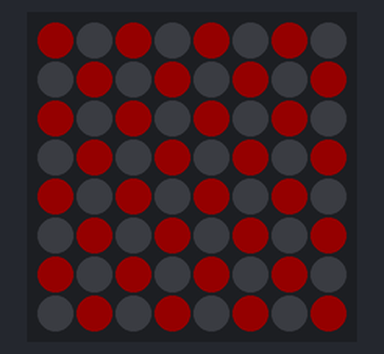
A sketch run on a simulated Arduino Uno, built with avr-gcc and run on an emulated ATmega328P. Shown: 8×8 RGB LED matrix (first LED top left, wired row by row). Dim RGB values are drawn brighter than linear; what the sketch prints to the serial monitor is not drawn.

Above: at 0.1 s.
At 5.86 s:
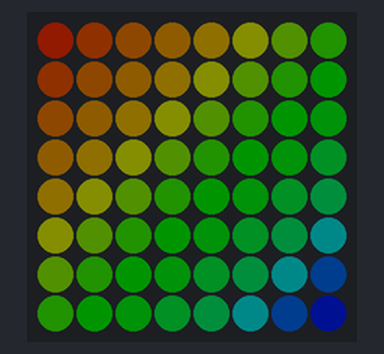
At 9.99 s:
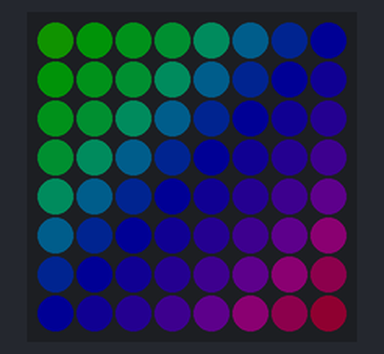
At 20.03 s:
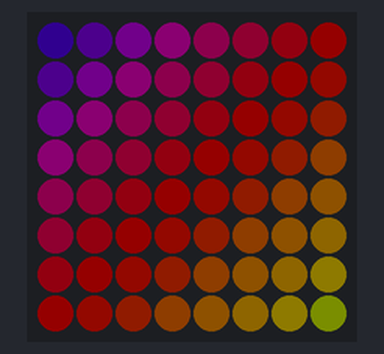
At 29.02 s:
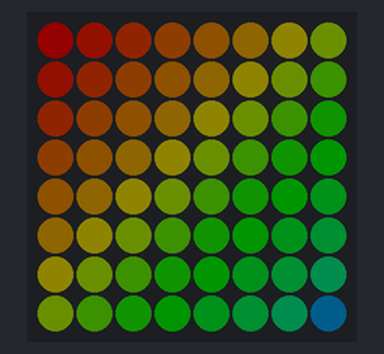
At 39.94 s:
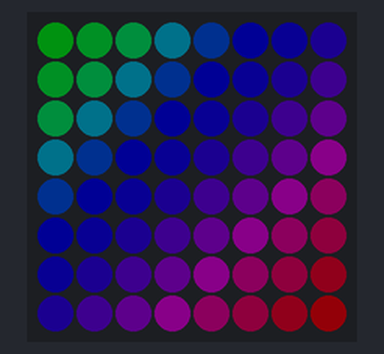

The sketch:

NeoPixel.ino
```cpp
#include <FastLED.h>

// Define the number of LEDs and matrix dimensions
#define LED_PIN    5      // Pin connected to the NeoPixel data line
#define MATRIX_WIDTH  8   // Width of the matrix
#define MATRIX_HEIGHT 8   // Height of the matrix
#define NUM_LEDS (MATRIX_WIDTH * MATRIX_HEIGHT)

// LED array
CRGB leds[NUM_LEDS];

// Helper function to map (x, y) coordinates to the LED index
int getIndex(int x, int y) {
  if (x < 0 || x >= MATRIX_WIDTH || y < 0 || y >= MATRIX_HEIGHT) return -1;
  return (y % 2 == 0) ? (y * MATRIX_WIDTH + x) : (y * MATRIX_WIDTH + (MATRIX_WIDTH - 1 - x));
}

void setup() {
  // Initialize serial monitor
  Serial.begin(115200);
  Serial.println("NeoPixel Matrix Example!");

  // Initialize the FastLED library
  FastLED.addLeds<WS2812B, LED_PIN, GRB>(leds, NUM_LEDS);
  FastLED.setBrightness(20);
  FastLED.clear();
  FastLED.show();
}

void drawPixel(int x, int y, CRGB color) {
  int index = getIndex(x, y);
  if (index >= 0 && index < NUM_LEDS) {
    leds[index] = color;
  }
}

void drawCheckerboard() {
  for (int y = 0; y < MATRIX_HEIGHT; y++) {
    for (int x = 0; x < MATRIX_WIDTH; x++) {
      if ((x + y) % 2 == 0) {
        drawPixel(x, y, CRGB::Red);
      } else {
        drawPixel(x, y, CRGB::Black);
      }
    }
  }
  FastLED.show();
}

void drawScrollingRainbow() {
  static uint8_t hueOffset = 0;
  for (int y = 0; y < MATRIX_HEIGHT; y++) {
    for (int x = 0; x < MATRIX_WIDTH; x++) {
      int index = getIndex(x, y);
      leds[index] = CHSV((hueOffset + x * 10 + y * 10) % 255, 255, 255);
    }
  }
  hueOffset++;
  FastLED.show();
  delay(50);
}

void loop() {
  // Alternate between two animations
  static uint32_t lastSwitch = 0;
  static bool showCheckerboard = true;

  if (millis() - lastSwitch > 5000) {
    showCheckerboard = !showCheckerboard;
    lastSwitch = millis();
  }

  if (showCheckerboard) {
    drawCheckerboard();
    delay(500);
  } else {
    drawScrollingRainbow();
  }
}
```

animation.h
```cpp
#include <FastLED.h>

extern CRGB frame0[8][8];
extern CRGB frame1[8][8];
extern CRGB frame2[8][8];
extern CRGB frame3[8][8];
extern CRGB frame4[8][8];
extern CRGB frame5[8][8];
extern CRGB frame6[8][8];
extern CRGB frame7[8][8];


extern CRGB frames[8][8][8];
```

Source omitted: animation.ino (data table, 8603 bytes)
